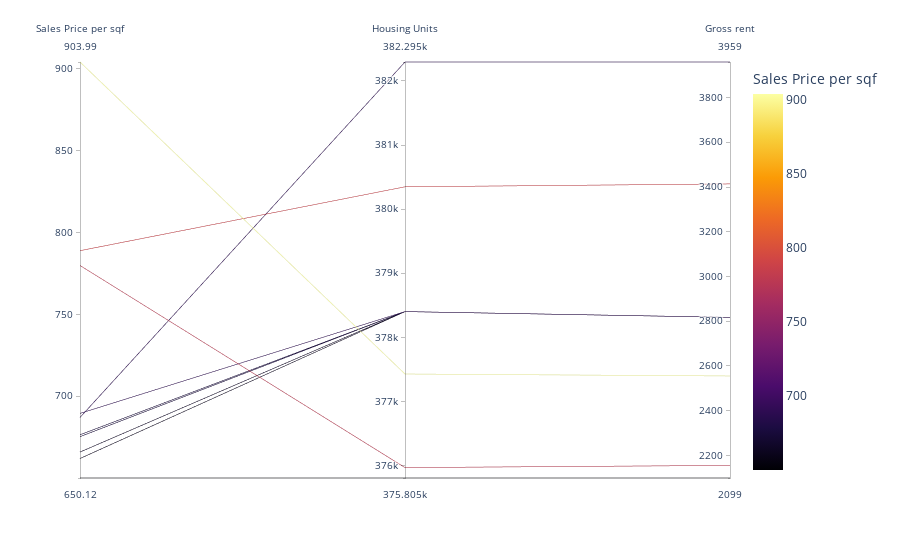

The notebook cell this image was saved under:
### Markdown cell above
## Parallel Coordinates and Parallel Categories Analysis

### Code cell
px.parallel_coordinates(
    sfo_exp_places,
    color="sale_price_sqr_foot",
    color_continuous_scale=px.colors.sequential.Inferno,
    labels={'neighborhood': "Neighborhood", 
            'sale_price_sqr_foot':'Sales Price per sqf',
           'housing_units':'Housing Units',
           'gross_rent':'Gross rent'},
)

### Figure 1 — Plotly figure (JSON) as saved in the notebook; plotly's stock layout.template omitted (floating-point values rounded to 4 significant figures)
{"data": [{"dimensions": [{"label": "Sales Price per sqf", "values": [904.0, 788.8, 779.8, 689.6, 687.1, 676.5, 675.4, 666.0, 662.0, 650.1]}, {"label": "Housing Units", "values": [377400.0, 380348, 376000.0, 378401, 382295, 378401, 378401, 378401, 378401, 375805]}, {"label": "Gross rent", "values": [2555.0, 3414, 2155.0, 2817.0, 3959, 2817.0, 2817.0, 2817.0, 2817.0, 2099]}], "domain": {"x": [0, 1], "y": [0, 1]}, "line": {"color": [904.0, 788.8, 779.8, 689.6, 687.1, 676.5, 675.4, 666.0, 662.0, 650.1], "coloraxis": "coloraxis"}, "name": "", "type": "parcoords"}], "layout": {"autosize": true, "coloraxis": {"colorbar": {"title": {"text": "Sales Price per sqf"}}, "colorscale": [[0, "#000004"], [0.1111, "#1b0c41"], [0.2222, "#4a0c6b"], [0.3333, "#781c6d"], [0.4444, "#a52c60"], [0.5556, "#cf4446"], [0.6667, "#ed6925"], [0.7778, "#fb9b06"], [0.8889, "#f7d13d"], [1, "#fcffa4"]]}, "legend": {"tracegroupgap": 0}, "margin": {"t": 60}}}
